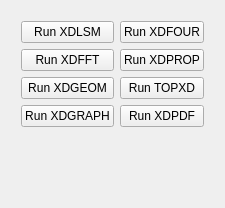
      <widget class="QWidget" name="tab_8">
       <attribute name="title">
        <string>XD 2016</string>
       </attribute>
       <layout class="QGridLayout" name="gridLayout_2">
        <item row="0" column="0">
         <layout class="QVBoxLayout" name="verticalLayout_17">
          <property name="leftMargin">
           <number>10</number>
          </property>
          <property name="topMargin">
           <number>10</number>
          </property>
          <property name="rightMargin">
           <number>10</number>
          </property>
          <property name="bottomMargin">
           <number>10</number>
          </property>
          <item>
           <layout class="QGridLayout" name="gridLayout_8">
            <property name="topMargin">
             <number>0</number>
            </property>
            <item row="2" column="0">
             <widget class="QPushButton" name="pkgXDGEOMBut">
              <property name="maximumSize">
               <size>
                <width>300</width>
                <height>16777215</height>
               </size>
              </property>
              <property name="text">
               <string>Run XDGEOM</string>
              </property>
             </widget>
            </item>
            <item row="0" column="1">
             <widget class="QPushButton" name="pkgXDFOURBut">
              <property name="maximumSize">
               <size>
                <width>300</width>
                <height>16777215</height>
               </size>
              </property>
              <property name="text">
               <string>Run XDFOUR</string>
              </property>
             </widget>
            </item>
            <item row="1" column="1">
             <widget class="QPushButton" name="pkgXDPROPBut">
              <property name="maximumSize">
               <size>
                <width>300</width>
                <height>16777215</height>
               </size>
              </property>
              <property name="text">
               <string>Run XDPROP</string>
              </property>
             </widget>
            </item>
            <item row="1" column="0">
             <widget class="QPushButton" name="pkgXDFFTBut">
              <property name="text">
               <string>Run XDFFT</string>
              </property>
             </widget>
            </item>
            <item row="0" column="0">
             <widget class="QPushButton" name="pkgXDLSMBut">
              <property name="maximumSize">
               <size>
                <width>300</width>
                <height>16777215</height>
               </size>
              </property>
              <property name="text">
               <string>Run XDLSM</string>
              </property>
             </widget>
            </item>
            <item row="3" column="0">
             <widget class="QPushButton" name="pkgXDGRAPHBut">
              <property name="text">
               <string>Run XDGRAPH</string>
              </property>
             </widget>
            </item>
            <item row="2" column="1">
             <widget class="QPushButton" name="pkgTOPXDBut">
              <property name="maximumSize">
               <size>
                <width>300</width>
                <height>16777215</height>
               </size>
              </property>
              <property name="text">
               <string>Run TOPXD</string>
              </property>
             </widget>
            </item>
            <item row="4" column="0">
             <widget class="QLabel" name="pkgXDLab">
              <property name="text">
               <string/>
              </property>
             </widget>
            </item>
            <item row="3" column="1">
             <widget class="QPushButton" name="pkgXDPDFBut">
              <property name="text">
               <string>Run XDPDF</string>
              </property>
             </widget>
            </item>
           </layout>
          </item>
          <item>
           <spacer name="verticalSpacer_15">
            <property name="orientation">
             <enum>Qt::Vertical</enum>
            </property>
            <property name="sizeHint" stdset="0">
             <size>
              <width>20</width>
              <height>40</height>
             </size>
            </property>
           </spacer>
          </item>
         </layout>
        </item>
       </layout>
      </widget>
